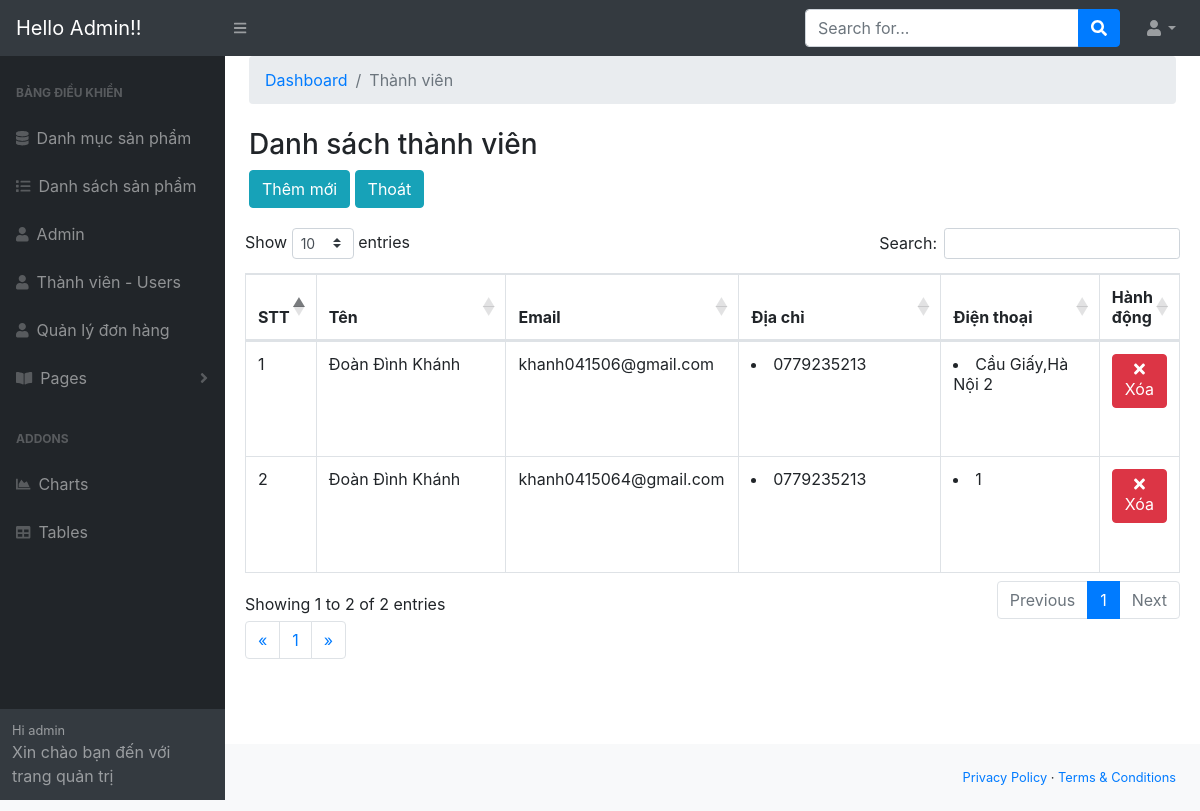
/admin/modules/user/index.php, run on an earlier commit of the app's database.
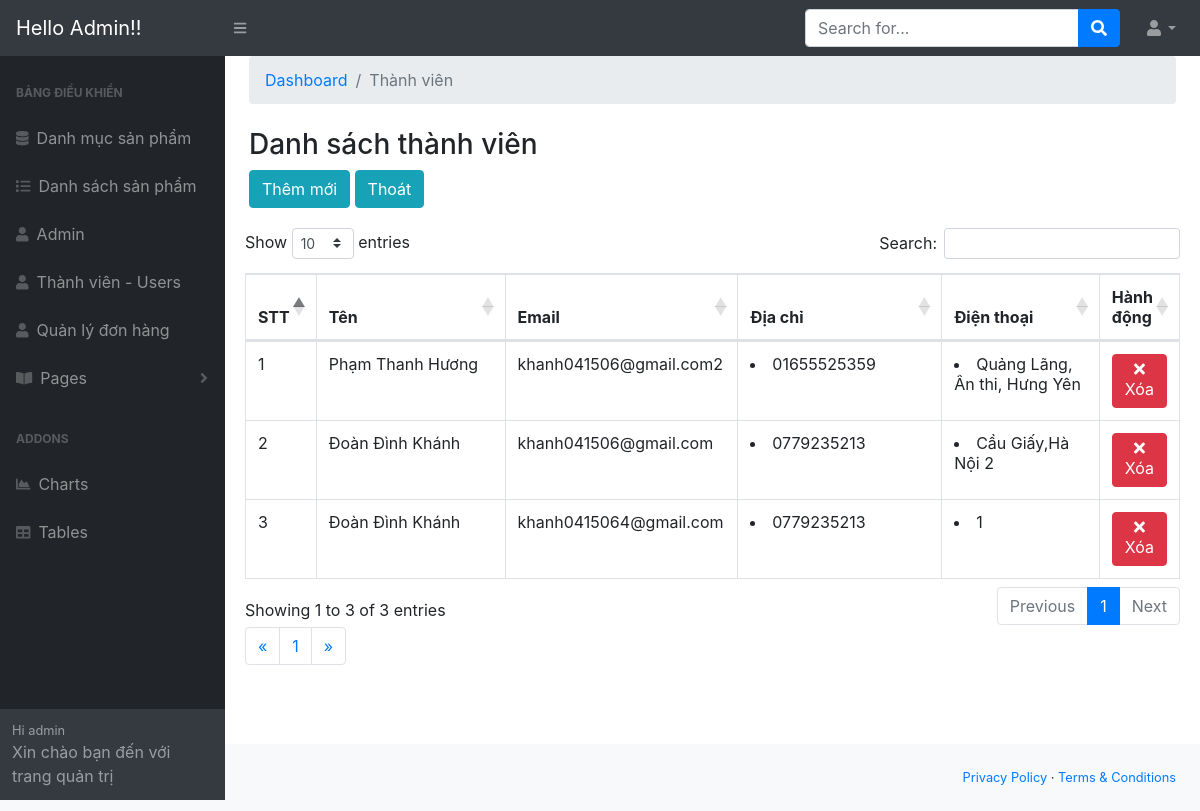
And on a later commit of the database.
### tables this page shows
CREATE TABLE `user` (
  `id` int(11) NOT NULL COMMENT 'tu tang\r\n',
  `name` varchar(100) DEFAULT NULL,
  `email` varchar(100) DEFAULT NULL,
  `phone` varchar(100) DEFAULT NULL,
  `address` varchar(200) DEFAULT NULL,
  `password` varchar(50) DEFAULT NULL,
  `anh` varchar(100) NOT NULL,
  `status` tinyint(4) DEFAULT 1,
  `token` varchar(50) DEFAULT NULL COMMENT 'xem xet viec khoa tk',
  `create_at_user` timestamp NULL DEFAULT NULL,
  `update_at_user` timestamp NULL DEFAULT NULL ON UPDATE current_timestamp()
);

### libraries/Database.php (called while the page is built, shortened)
<?php
    class Database
    {
        public $link;
        public function __construct()
        {
            $this->link = mysqli_connect("localhost","root","","btl") or die ();
            mysqli_set_charset($this->link,"utf8");
        }
        public function countTable($table)
        {
            $sql = "SELECT id FROM  {$table}";
            $result = mysqli_query($this->link, $sql) or die("Lỗi Truy Vấn countTable----" .mysqli_error($this->link));
            $num = mysqli_num_rows($result);
            return $num;
        }
         public function fetchAll($table)
        {
            $sql = "SELECT * FROM {$table} WHERE 1" ;
            $result = mysqli_query($this->link,$sql) or die("Lỗi Truy Vấn fetchAll " .mysqli_error($this->link));
            $data = [];
            if( $result)
            {
                while ($num = mysqli_fetch_assoc($result))
                {
                    $data[] = $num;
                }
            }
            return $data;
        }
         public  function fetchJone($table,$sql ,$page = 0,$row ,$pagi = false )
        {
            $data = [];
            $result = mysqli_query($this->link,$sql);
            if ($pagi == true )
            {
                $total = $this->countTable($table);
                $sotrang = ceil($total / $row);
                $start = ($page - 1 ) * $row ;
                $sql .= " LIMIT $start,$row";
                $data = [ "page" => $sotrang];
                $result = mysqli_query($this->link,$sql) or die("Lỗi truy vấn fetchJone ---- " .mysqli_error($this->link));
            }
            else
            {
                $result = mysqli_query($this->link,$sql) or die("Lỗi truy vấn fetchJone ---- " .mysqli_error($this->link));
            }
            if( $result)
            {
                while ($num = mysqli_fetch_assoc($result))
                {
                    $data[] = $num;
                }
            }
            return $data;
        }
    }
?>

### admin/autoload/autoload.php (called while the page is built, shortened)
<?php
    require_once __DIR__. "/../../libraries/Database.php";
    $db = new Database;
?>

### admin/modules/user/index.php (the view, shortened to what the changed rows need)
<?php
    require_once __DIR__. "/../../autoload/autoload.php";
    $user = $db->fetchAll("user");
    if(isset($_GET['page']))
    {
        $p= $_GET['page'];
    }
    else
    {
        $p=1;
    }
    $sql= "SELECT user.* FROM user ORDER BY ID DESC";
    $product=$db->fetchJone('user',$sql,$p,5,true);
    if(isset($product['page']))
    {
        $sotrang = $product['page'];
        unset($product['page']);
    }
?>
<?php require_once __DIR__. "/../../layouts/header.php";?>
            <div id="layoutSidenav_content">
                <main>
                        <div class="card-body">
                            <div class="table-responsive">
                                    <table class="table table-bordered" id="dataTable" style="width:100%;height:300px"" cellspacing="0">
                                        <thead>
                                            <tr>
                                                <th>STT</th>
                                                <th>Tên </th>
                                                <th>Email</th>
                                                <th>Địa chỉ</th>
                                                <th>Điện thoại</th>
                                                <th>Hành động</th>
                                            </tr>
                                        </thead>
                                        <tbody>
                                            <?php
                                            $stt=1;
                                            foreach($product as $item): ?>
                                            <tr>
                                                <td style="width:5%;"><?php echo $stt ?></td>
                                                <td style="width:25%;"><?php echo $item['name'] ?></td>
                                                <td style="width:25%;"><?php echo $item['email'] ?></td>
                                                <td style="width:25%;">
                                                <li> <?php echo $item['phone'] ?> </li>
                                                </td>
                                                <td style="width:25%;">
                                                <li> <?php echo $item['address'] ?> </li>
                                                </td>
                                                <td>
                                                    <a class="btn btn-xs btn-danger" href="delete.php?id=<?php echo $item['id'] ?>">
                                                    <i class="fa fa-times"></i>
                                                    Xóa</a>
                                                </td>
                                            </tr>
                                            <?php $stt++;endforeach ?>
                                        </tbody>
                                    </table>
                                <div class="pull-right">
                                    <nav aria-label="Page navigation example" >
                                        <ul class="pagination">
                                            <?php for( $i=1 ; $i<=$sotrang ; $i++ ): ?>
                                             <?php
                                                if(isset($_GET['page']))
                                                {
                                                    $p=$_GET['page'];
                                                }
                                                else
                                                {
                                                    $p=1;
                                                } ?>
                                                <li class="<?php echo ($i == $p)? 'active' : '' ?>">
                                                <a href="?page=<?php echo $i ; ?>" class="page-link"><?php echo $i; echo "  ";  ?></a>
                                            <?php endfor; ?>
                                            </li>
                                        </ul>
                                    </nav>
                                    </div>
                                </div>
                            </div>
                        </div>
                    </div>
<?php require_once __DIR__. "/../../layouts/footer.php";?>

What changed in the data, as far as the page shows it:
added user: name "Phạm Thanh Hương", email "khanh041506@gmail.com2", phone "01655525359", address "Quảng Lãng, Ân thi, Hưng Yên"
Also different on the page:
text written by a page script: "Show entries Search: Showing 1 to 2 of 2 entries Previous 1 Next" → "Show entries Search: Showing 1 to 3 of 3 entries Previous 1 Next"
